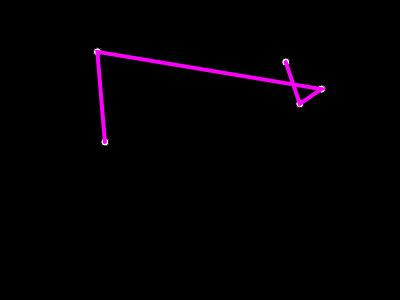
Frame 1 (no input)
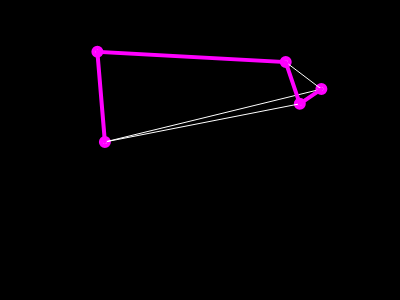
Frame 60 (no input)
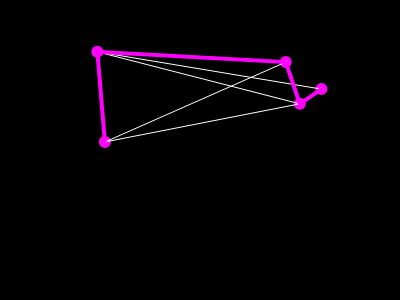
Frame 120 (the mouse pressed at the canvas centre since frame 60)

The p5.js sketch that drew these frames (run headless with seeded random() and noise() and a simulated clock; from frame 60 on, the mouse is pressed at the canvas centre):

// p5.js sketch
// ── sketch.js
// Daniel Shiffman
// Nature of Code: Intelligence and Learning
// https://github.com/shiffman/NOC-S17-2-Intelligence-Learning

// Code for this video: https://youtu.be/BAejnwN4Ccw

// Array of cities
var cities = [];
var totalCities = 5;

// Best total distance
var recordDistance;
// Best path
var bestEver;

function setup() {
  createCanvas(400, 300);
  // Make random cities
  for (var i = 0; i < totalCities; i++) {
    var v = createVector(random(width), random(height));
    cities[i] = v;
  }

  // Calculate total distance through array
  var d = calcDistance(cities);
  recordDistance = d;
  bestEver = cities.slice();

}

function draw() {
  background(0);

  // Draw everything
  fill(255);
  for (var i = 0; i < cities.length; i++) {
    ellipse(cities[i].x, cities[i].y, 8, 8);
  }

  stroke(255);
  strokeWeight(1);
  noFill();
  beginShape();
  for (var i = 0; i < cities.length; i++) {
    vertex(cities[i].x, cities[i].y);
  }
  endShape();

  stroke(255, 0, 255);
  strokeWeight(4);
  noFill();
  beginShape();
  for (var i = 0; i < cities.length; i++) {
    vertex(bestEver[i].x, bestEver[i].y);
  }
  endShape();

  // Randomly swap two cities
  var i = floor(random(cities.length));
  var j = floor(random(cities.length));
  swap(cities, i, j);

  // Is this better?
  var d = calcDistance(cities);
  if (d < recordDistance) {
    recordDistance = d;
    bestEver = cities.slice();
  }
}

// A swap function for an array
function swap(a, i, j) {
  var temp = a[i];
  a[i] = a[j];
  a[j] = temp;
}

// Total distance through array
function calcDistance(points) {
  var sum = 0;
  for (var i = 0; i < points.length - 1; i++) {
    var d = dist(points[i].x, points[i].y, points[i + 1].x, points[i + 1].y);
    sum += d;
  }
  return sum;
}
